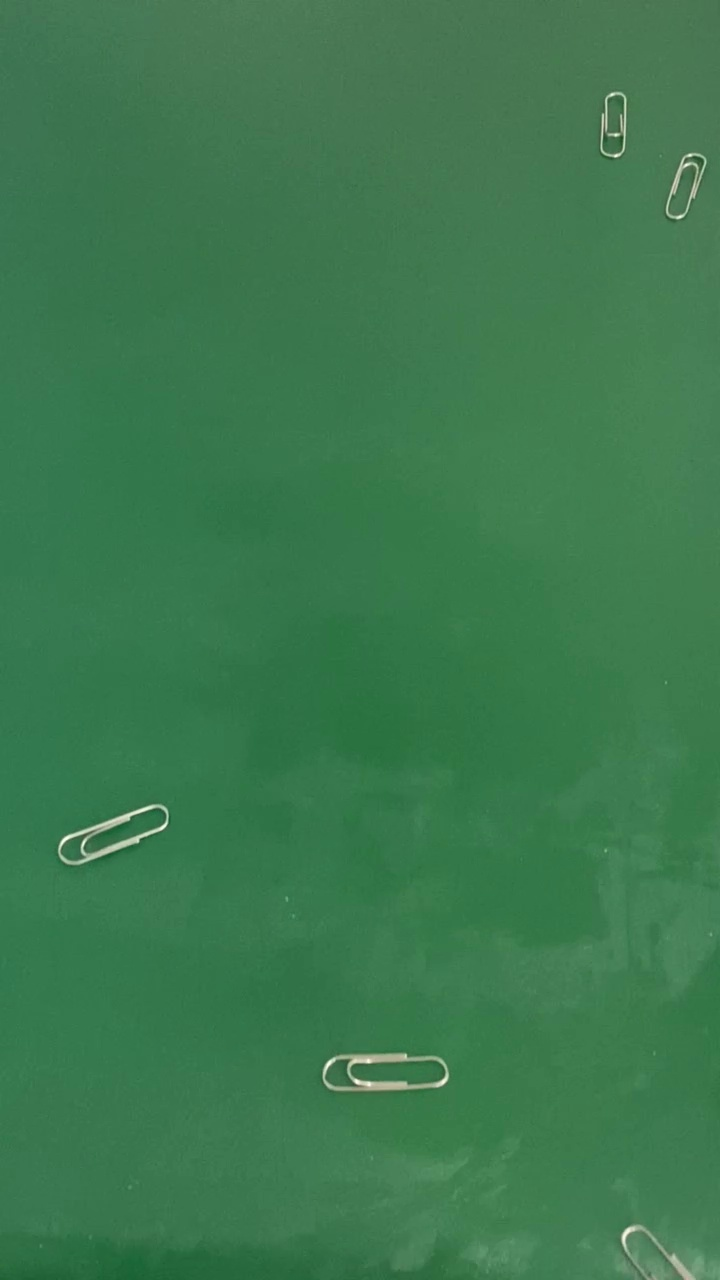
#> input picture VOC2007/JPEGImages/000002.jpg, 720 x 1280 px, given in place of clip.MP4, which was not available
$ python main.py
#> lines starting #> are read from the running program, lines starting #| are printed output that depends on the picture; after the words box and inside, x2 and y2 are one past the last pixel; in counts of white or black regions, pixels touching at a corner belong together; pictures that were not available may be replaced by others from this repository, and a replacement may not be noted
### functions.py
# where demo begins

# import function_source
import os
import cv2 as cv
import numpy as np
from lxml.etree import Element, SubElement, tostring


# create directories in PASCAL VOC2007
def menu_create():
 os.makedirs('./VOC2007/Annotations')
 os.makedirs('./VOC2007/ImageSets')
 os.makedirs('./VOC2007/ImageSets/Main')
 os.makedirs('./VOC2007/ImageSets/Layout')
 os.makedirs('./VOC2007/ImageSets/Segmentation')
 os.makedirs('./VOC2007/JPEGImages')
 os.makedirs('./VOC2007/SegmentationClass')
 os.makedirs('./VOC2007/SegmentationObject')

# create folder to save visible results
 os.makedirs('./FrameResult')


# function to preprocess images: binary, dilate,
def preprocess(src):
        src1 = src
        hsv = cv.cvtColor(src, cv.COLOR_BGR2HSV)
        mask = cv.inRange(hsv, (20, 20, 170), (70, 70, 230))  # 通过hsv的阈值分割，适用于clip

        result = cv.bitwise_and(src, src, mask=mask)
        result = cv.cvtColor(result, cv.COLOR_BGR2GRAY)

        # make binary images
        ret, im_binary = cv.threshold(result, 80, 255, cv.THRESH_BINARY)

        # dilate
        im_dilate = cv.dilate(im_binary, (5, 5), iterations=15)
        return(im_dilate)


# function to find contours of clips
def find_cnt(im_dilate):
        # find contours
        cnts, hie = cv.findContours(
            im_dilate,
            cv.RETR_EXTERNAL,
            cv.CHAIN_APPROX_NONE)
        temp = np.ones(im_dilate.shape, np.uint8) * 255

        # draw contours
        im_cnts = cv.drawContours(temp,
                                  cnts,
                                  -1,
                                  (0, 0, 255), 5)
        return(cnts)


# function to find objects and make annotation (substitutes LabelImg manually)
def make_annotation(im_name, cnts, src):
    image_name = im_name
    save_dir = './VOC2007/Annotations'
    width = 1080
    height = 1920
    channel = 3
    node_root = Element('annotation')
    node_folder = SubElement(node_root, 'folder')
    node_folder.text = 'JPEGImages'
    node_filename = SubElement(node_root, 'filename')
    node_filename.text = image_name
    node_size = SubElement(node_root, 'size')
    node_width = SubElement(node_size, 'width')
    node_width.text = '%s' % width
    node_height = SubElement(node_size, 'height')
    node_height.text = '%s' % height
    node_depth = SubElement(node_size, 'depth')
    node_depth.text = '%s' % channel

    # traverse all the contours
    for j in range(len(cnts)):
        x, y, w, h = cv.boundingRect(cnts[j])
        if w > 60 or h > 60:

            rect = cv.rectangle(src, (x - 5, y - 5), (x + w + 5, y + h + 5), (0, 0, 255), 4)

            left, top, right, bottom = x-5, y-5, x + w+5, y + h+5
            node_object = SubElement(node_root, 'object')
            node_name = SubElement(node_object, 'name')
            node_name.text = 'clip'
            node_difficult = SubElement(node_object, 'difficult')
            node_difficult.text = '0'
            node_bndbox = SubElement(node_object, 'bndbox')
            node_xmin = SubElement(node_bndbox, 'xmin')
            node_xmin.text = '%s' % left
            node_ymin = SubElement(node_bndbox, 'ymin')
            node_ymin.text = '%s' % top
            node_xmax = SubElement(node_bndbox, 'xmax')
            node_xmax.text = '%s' % right
            node_ymax = SubElement(node_bndbox, 'ymax')
            node_ymax.text = '%s' % bottom
          #  print("0")
            cv.imwrite('./FrameResult/{}.jpg'.format(im_name), rect)

    xml = tostring(node_root, pretty_print=True)
    # dom = parseString(xml)
    save_xml = os.path.join(save_dir, image_name.replace('jpg', 'xml'))
    with open(save_xml, 'wb') as f:
        f.write(xml)


class BatchRename():
    '''
    Rename all the images in given directory
    '''

    def __init__(self):
        # directory of images
        self.path = './VOC2007/JPEGImages'

    def rename(self):
        filelist = os.listdir(self.path)
        total_num = len(filelist)
        i = 1       # set the name of first image
        n = 6       # set the length of file name, e.g.000001，with a length of 6
        for item in filelist:
            # rename all the jpg files
            if item.endswith('.jpg'):
                n = 6 - len(str(i))
                src = os.path.join(os.path.abspath(self.path), item)
                dst = os.path.join(os.path.abspath(self.path), str(0) * n + str(i) + '.jpg')
                try:
                    os.rename(src, dst)
                 #   print('converting %s to %s ...' % (src, dst))
                    i = i + 1
                except:
                    continue
        print('total %d to rename & converted %d jpgs' % (total_num, i-1))

### main.py
import os
import cv2 as cv
import functions

v_path = './videosource/clip.MP4'

cap = cv.VideoCapture(v_path)
frame_count = cap.get(cv.CAP_PROP_FRAME_COUNT)
fps = cap.get(cv.CAP_PROP_FPS)

functions.menu_create()


# Save original images into folder JPEGImages
for i in range(int(frame_count)):
  _, pic = cap.read()
  if i%20 == 0: # Sample the video every 20 frames
      cv.imwrite('./VOC2007/JPEGImages/image{}.jpg'.format(i), pic)
#> this loop made 1 pass
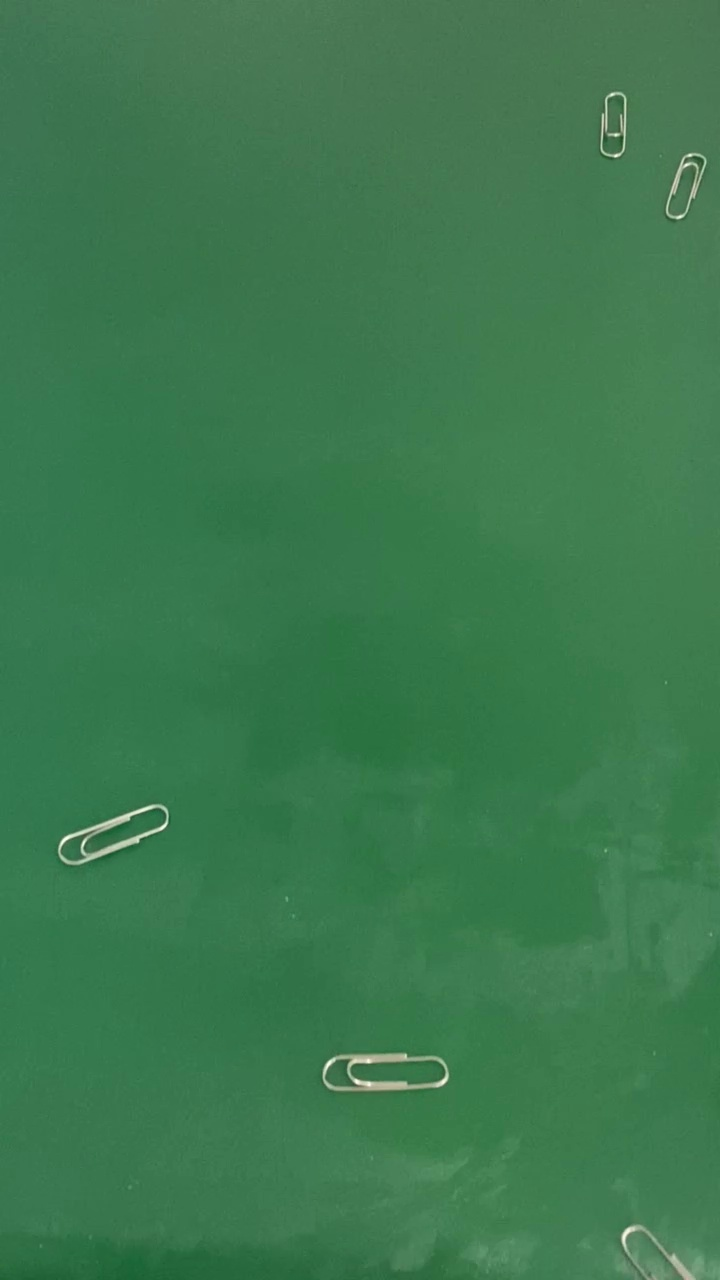
#> input picture VOC2007/JPEGImages/000002.jpg, 720 x 1280 px, given in place of clip.MP4, which was not available

# Rename the images
demo = functions.BatchRename()
demo.rename()


path = './VOC2007/JPEGImages'
filelist = os.listdir(path)


for pic in filelist:
    #print(pic)
    p = cv.imread("./VOC2007/JPEGImages/{}".format(pic))
#> p is the input picture: shape (1280, 720, 3); mean B, G, R 78.5, 121.1, 59.8
    p1 = functions.preprocess(p)
#> in preprocess, `mask = cv.inRange(hsv, (20, 20, 170), (70, 70, 230))`:
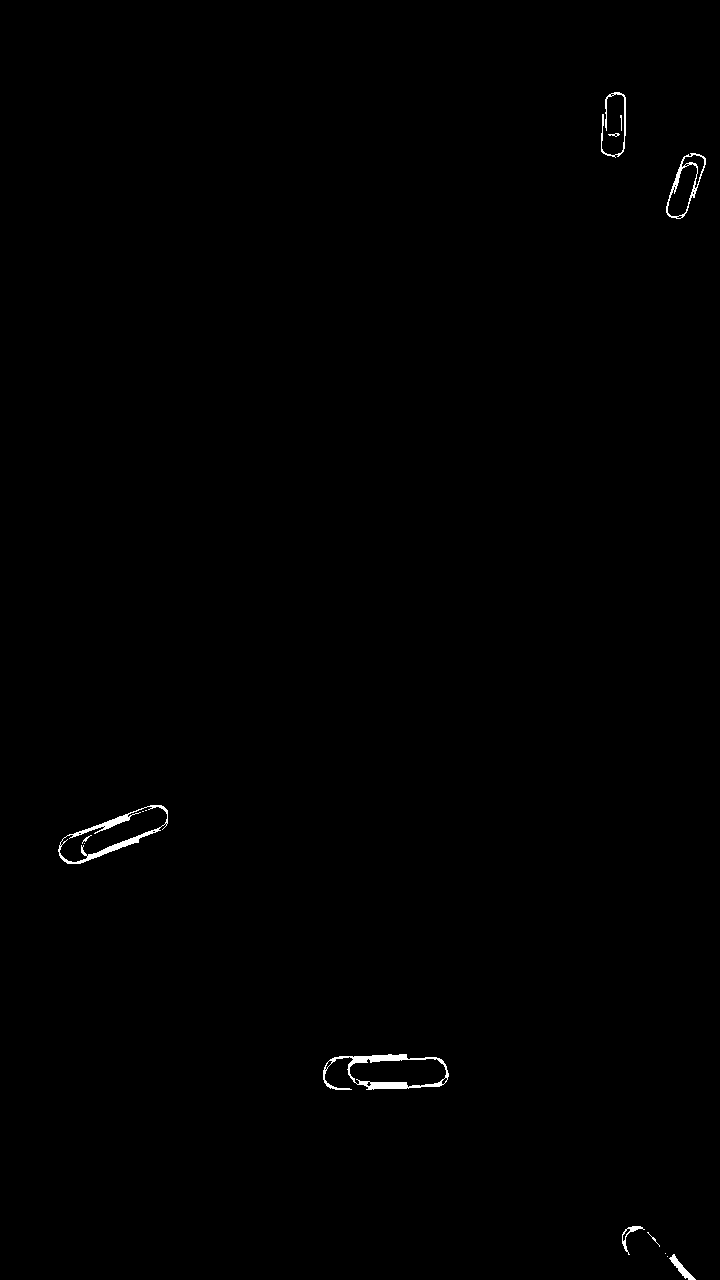
#> mask: shape (1280, 720); 0.36% white; 15 white regions (6 under 20 px), largest, box (x1, y1, x2, y2) and area: (323, 1054, 449, 1090) 1156, (58, 805, 168, 864) 993, (666, 153, 706, 219) 437
#> in preprocess, `im_dilate = cv.dilate(im_binary, (5, 5), iterations=15)`:
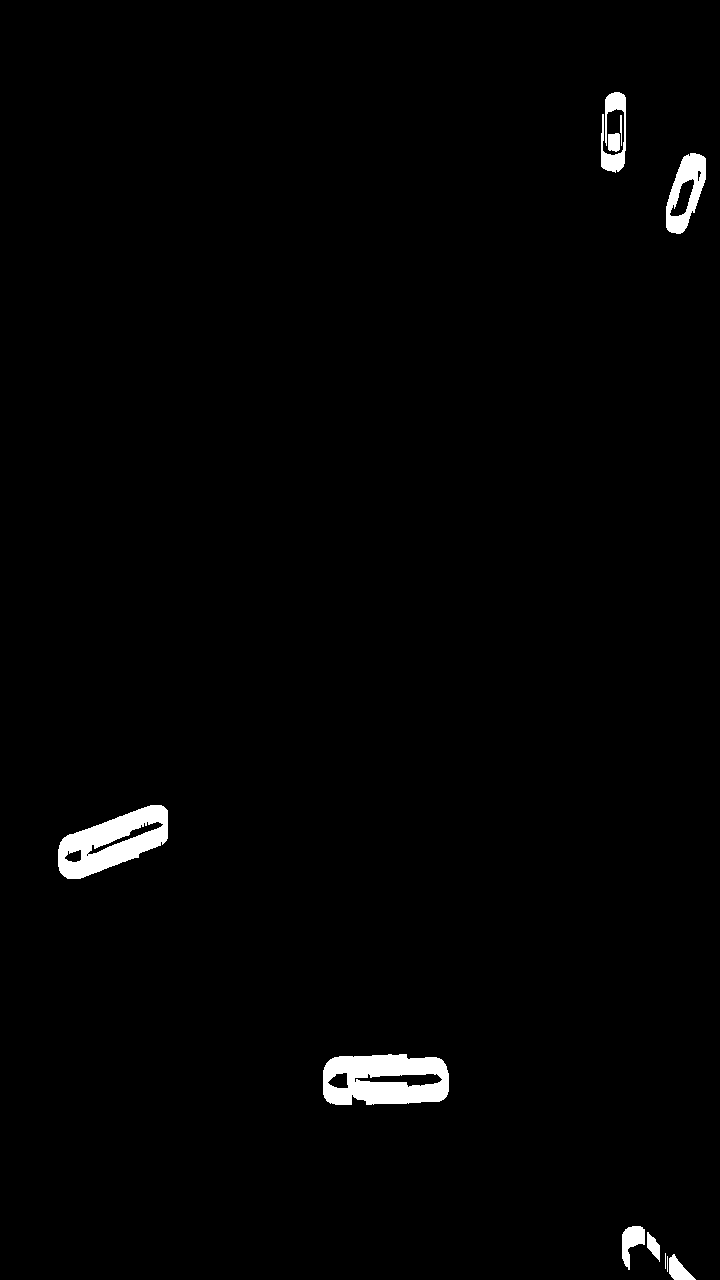
#> im_dilate: shape (1280, 720); 1.5% white; 11 white regions (2 under 20 px)
    cnts1=functions.find_cnt(p1)
#> in find_cnt, `cnts, hie = cv.findContours( im_dilate, cv.RETR_EXTERNAL, cv.CHAIN_APP..`: cnts = 11 contours, 3 with area under 20; largest, box (x1, y1, x2, y2) and area: (323, 1054, 449, 1105) 5556, (58, 805, 168, 879) 4746, (666, 153, 706, 234) 2012, (601, 92, 626, 173) 823, (622, 1226, 645, 1270) 500, (669, 1254, 696, 1280) 334, (647, 1232, 660, 1262) 186, (608, 133, 620, 152) 180; hie = [[1, -1, -1, -1], [2, 0, -1, -1], [3, 1, -1, -1], [4, 2, -1, -1], [5, 3, -1, -1], [6, 4, -1, -1], [7, 5, -1, -1], [8, 6, -1, -1], [9, 7, -1, -1], [10, 8, -1, -1], [-1, 9, -1, -1]]
#> in find_cnt, `im_cnts = cv.drawContours(temp, cnts, -1, (0, 0, 255), 5)`:
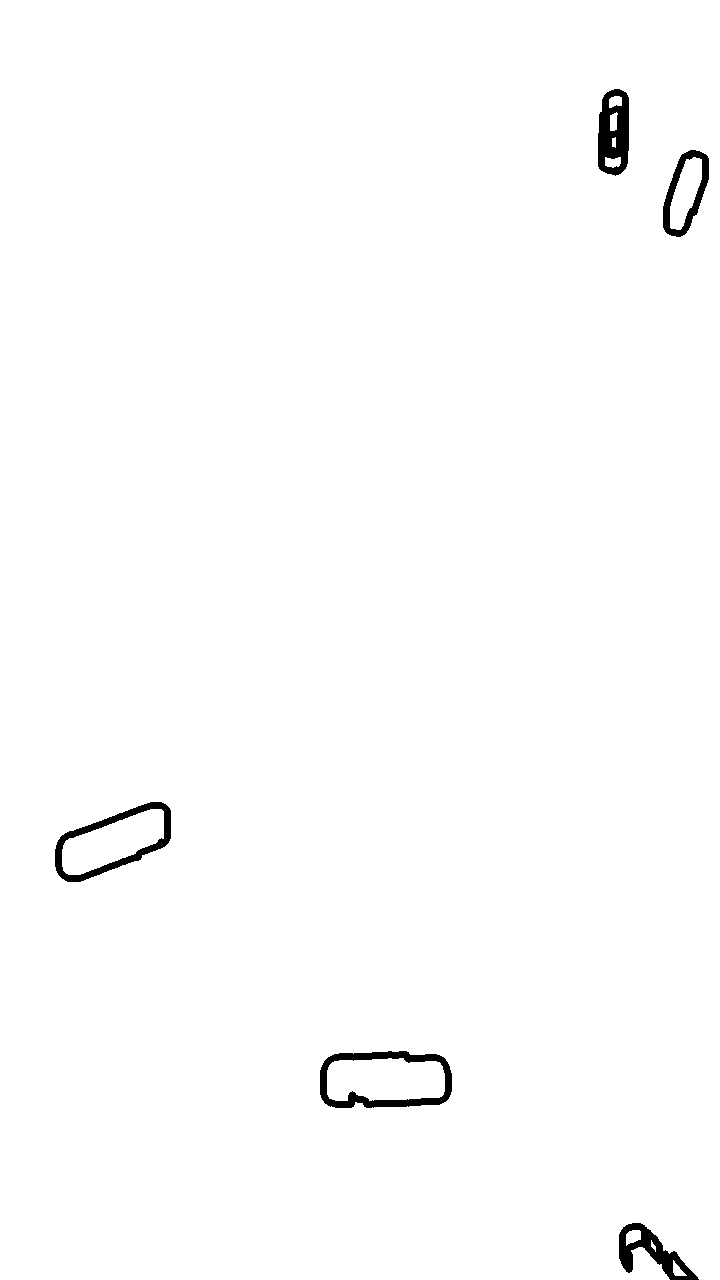
#> im_cnts: shape (1280, 720); 99% white; 5 black regions
#> cnts1 has the same summary as cnts in find_cnt
    functions.make_annotation('{}'.format(pic),cnts1,p)
#> the loop in make_annotation, `for j in range(len(cnts)):` made 11 passes
#> (x, y, w, h, left, top, right, bottom) on passes 6, 7, 8, 11: (323, 1054, 126, 51, 318, 1049, 454, 1110), (58, 805, 110, 74, 53, 800, 173, 884), (666, 153, 40, 81, 661, 148, 711, 239), (601, 92, 25, 81, 596, 87, 631, 178)
#> after the loop in make_annotation, `for j in range(len(cnts)):`:
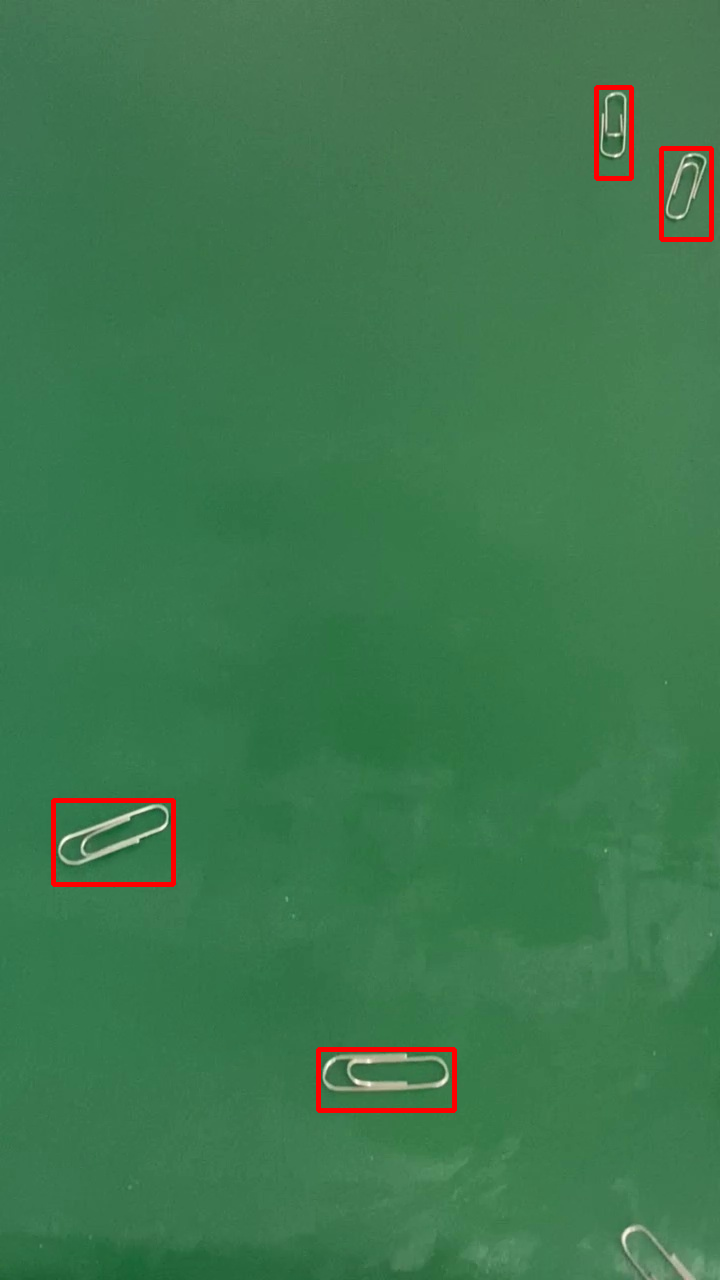
#> src: shape (1280, 720, 3); 0.72% of pixels changed, all inside (x1, y1, x2, y2) = (51, 85, 714, 1113)
